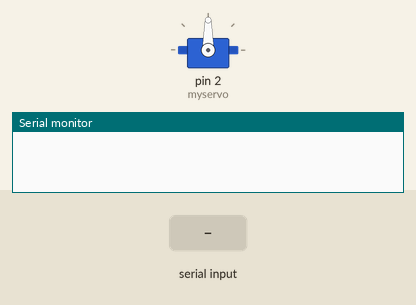
Bench run of a sketch on a simulated Arduino Uno, built with avr-gcc and run on an emulated ATmega328P. Shown: servo, the last lines printed to the serial monitor. Inputs (shaded band) come from the test bench.

Above: at 1.2 s.
1.3 s: "1" received over the second serial link
At 1.9 s:
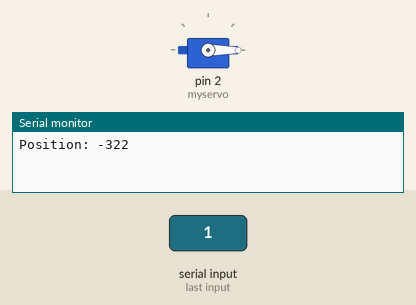
Timing chart, 0 to 4.3 s (numbered marks = the images above; inputs shaded):
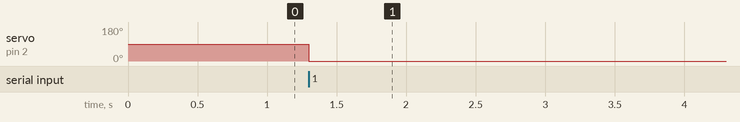

Measured:
- after the input at 1.3 s, servo on pin 2 (myservo): 90° → 0° at once

The sketch:

hc-12_nodemcu.ino
```cpp
#include <SoftwareSerial.h>
#include <Servo.h>

Servo myservo;
SoftwareSerial HC12(4,5); // HC-12 TX Pin, HC-12 RX Pin
void setup() {
  Serial.begin(9600);             // Serial port to computer
  myservo.attach(2);               // D4 to control signal
  HC12.begin(9600);               // Serial port to HC12
}
void loop() {
  int pos;
  while (HC12.available()) {        // If HC-12 has data
    int val = HC12.read();
    if(val>=0 && val<=45)
      pos = (val*2)+90;
    else
      pos = (val-210)*2;
    Serial.print("Position: ");
    Serial.println(pos);
    myservo.write(pos);              // tell servo to go to position in variable 'pos'
    delay(15);                       // waits 15ms for the servo to reach the position
  }
}
```
